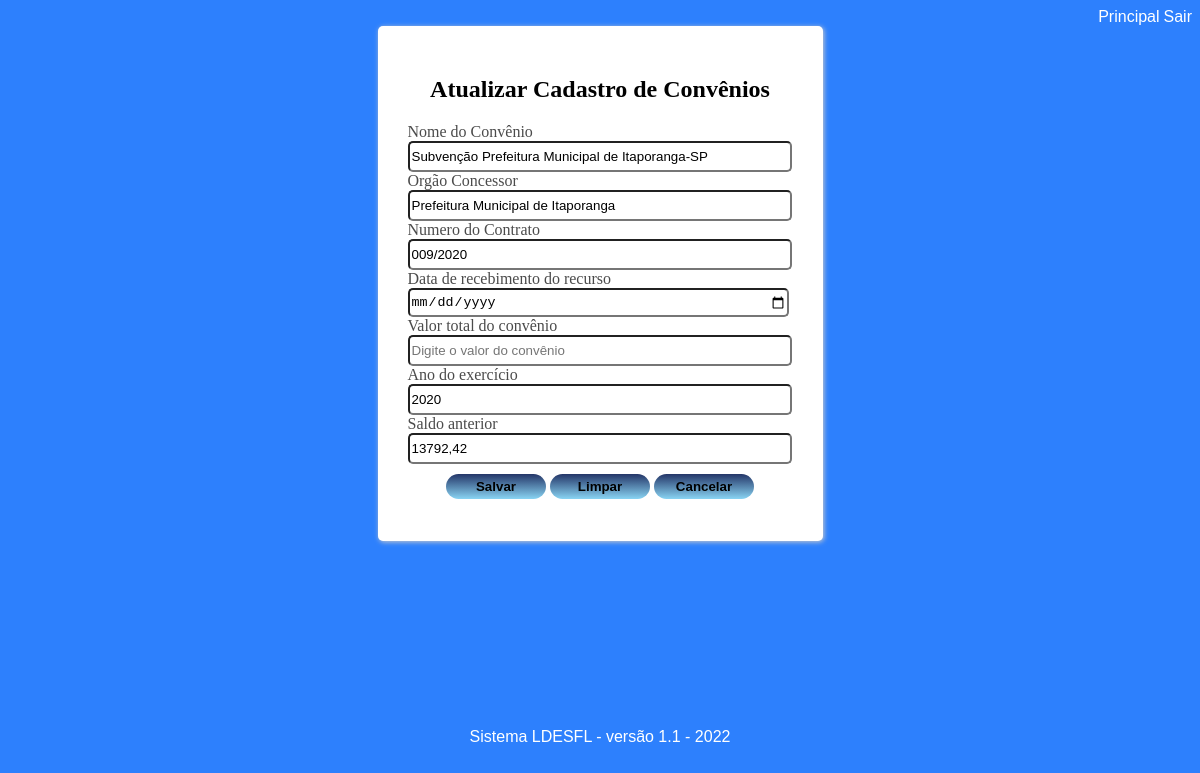
Page /atualizar4/1 (signed in) on the earlier database version.
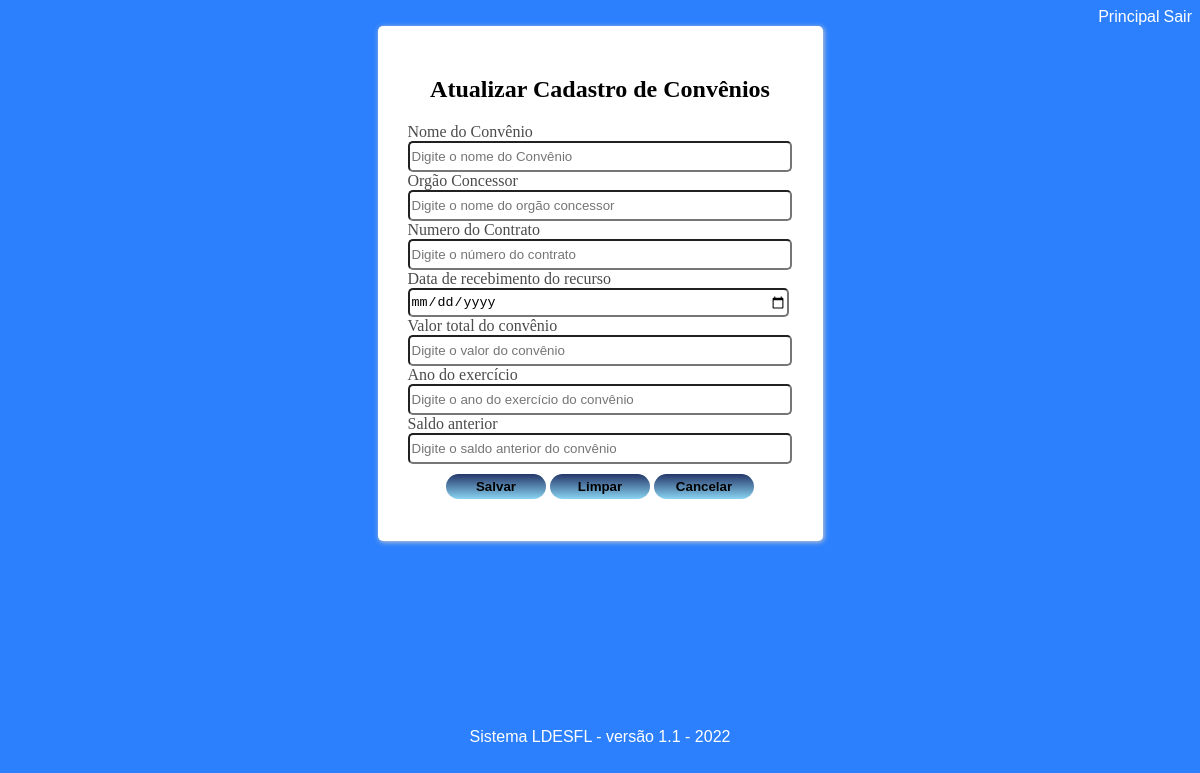
Same page on the later database version.
### models.py (models this page shows)
class Convenio(db.Model):  # tabela convenio
    id = db.Column(db.Integer, primary_key=True, autoincrement=True)
    nome_convenio = db.Column(db.String)
    orgao_concessor = db.Column(db.String)
    num_contrato = db.Column(db.String)
    data_rec_recurso = db.Column(db.String)
    vr_total_convenio = db.Column(db.String)
    ano_exercicio = db.Column(db.String)
    saldo_anterior = db.Column(db.String)

### main.py (the view, shortened to what this page needs)
@main.route("/atualizar4/<int:id>", methods=['GET', 'POST'])
@login_required
def atualizar4(id):
    convenio = Convenio.query.filter_by(id=id).first()
    return render_template('atualizar4.html', convenio=convenio)

### __init__.py (called while the page is built)
def create_app():
    app = Flask(__name__)
    app.config['SECRET_KEY'] = '9OLWxND4o83j4K4iuopO'
    app.config['SQLALCHEMY_DATABASE_URI'] = 'sqlite:///diario.db'
    db.init_app(app)
    login_manager = LoginManager()
    login_manager.login_view = 'auth.login'
    login_manager.init_app(app)
    from .models import User
    @login_manager.user_loader
    def load_user(user_id):
        return User.query.get(int(user_id))
    from .auth import auth as auth_blueprint
    app.register_blueprint(auth_blueprint)
    from .main import main as main_blueprint
    app.register_blueprint(main_blueprint)
    return app

### templates/atualizar4.html (shortened to what this page needs)
{% extends "base2.html" %}
{% block content %}
<!DOCTYPE html>
<html lang="pt-br">
<head>
    <link rel="stylesheet" href="../static/css/style.css">
    <link rel="stylesheet" href="https://use.fontawesome.com/releases/v5.8.2/css/all.css"
>
</head>
<body>
  <form class="form" method="POST" action="" style="width: 445px;">
      <div class="tlaregistro" style="height: 455px;">
          <div style="text-align: center;">
            <h2 style="color: black;">Atualizar Cadastro de Convênios</h2>
          </div>
          <div class="tlaregistro-grupo" style="text-align: left;">
            <label>Nome do Convênio</label>
            <input type="text" name="nome_convenio" value="{{convenio.nome_convenio}}"
                   maxlength="60" placeholder="Digite o nome do Convênio"
                   style="width: 376px;" required="">
           </div>
          <div class="tlaregistro-grupo" style="text-align: left;">
            <label>Orgão Concessor</label>
            <input type="text" name="orgao_concessor" value="{{convenio.orgao_concessor}}"
                   maxlength="60" placeholder="Digite o nome do orgão concessor"
                   style="width: 376px;" required="">
            <label>Numero do Contrato</label>
            <input type="text" name="num_contrato" value="{{convenio.num_contrato}}"
                   maxlength="15" placeholder="Digite o número do contrato"
                   style="width: 376px;" required="">
          </div>
          <div class="tlaregistro-grupo" style="text-align: left;">
            <label>Data de recebimento do recurso</label>
            <input type="date" name="data_rec_recurso" value="{{convenio.data_rec_recurso}}"
                   style="width: 376px;" placeholder="Digite a data" >
          </div>
          <div class="tlaregistro-grupo" style="text-align: left;">
            <label>Valor total do convênio</label>
            <input type="text" name="vr_total_convenio" value="{{convenio.vr_total_convenio}}"
                   style="width: 376px;" placeholder="Digite o valor do convênio" >
          </div>
          <div class="tlaregistro-grupo" style="text-align: left;">
            <label>Ano do exercício</label>
            <input type="text" name="ano_exercicio" value="{{convenio.ano_exercicio}}"
                   minlength="4" maxlength="4" style="width: 376px;"
                   placeholder="Digite o ano do exercício do convênio" required="">
          </div>
          <div class="tlaregistro-grupo" style="text-align: left;">
            <label>Saldo anterior</label>
            <input type="text" name="saldo_anterior" value="{{convenio.saldo_anterior}}" style="width: 376px;"
                   placeholder="Digite o saldo anterior do convênio" required="">
          </div>
          <div class="card-group btn" style="padding: 10px;">
              {% if current_user.is_authenticated %}
              <button type="submit" style=" width: 100px"><b>Salvar</b></button>
              <button type="reset" style=" width: 100px"><b>Limpar</b></button>
              <button type="button" value='Voltar' onclick='history.go(-1)'
                      style="width: 100px; color: black;"><b>Cancelar</b></button>
              {% endif %}
          </div>
      </div>
    </form>
</body>
</html>
{% endblock %}

Differences in the rows shown:
removed Convenio: nome_convenio "Subvenção Prefeitura Municipal de Itaporanga-SP", orgao_concessor "Prefeitura Municipal de Itaporanga", num_contrato "009/2020", ano_exercicio "2020", saldo_anterior "13792,42"
